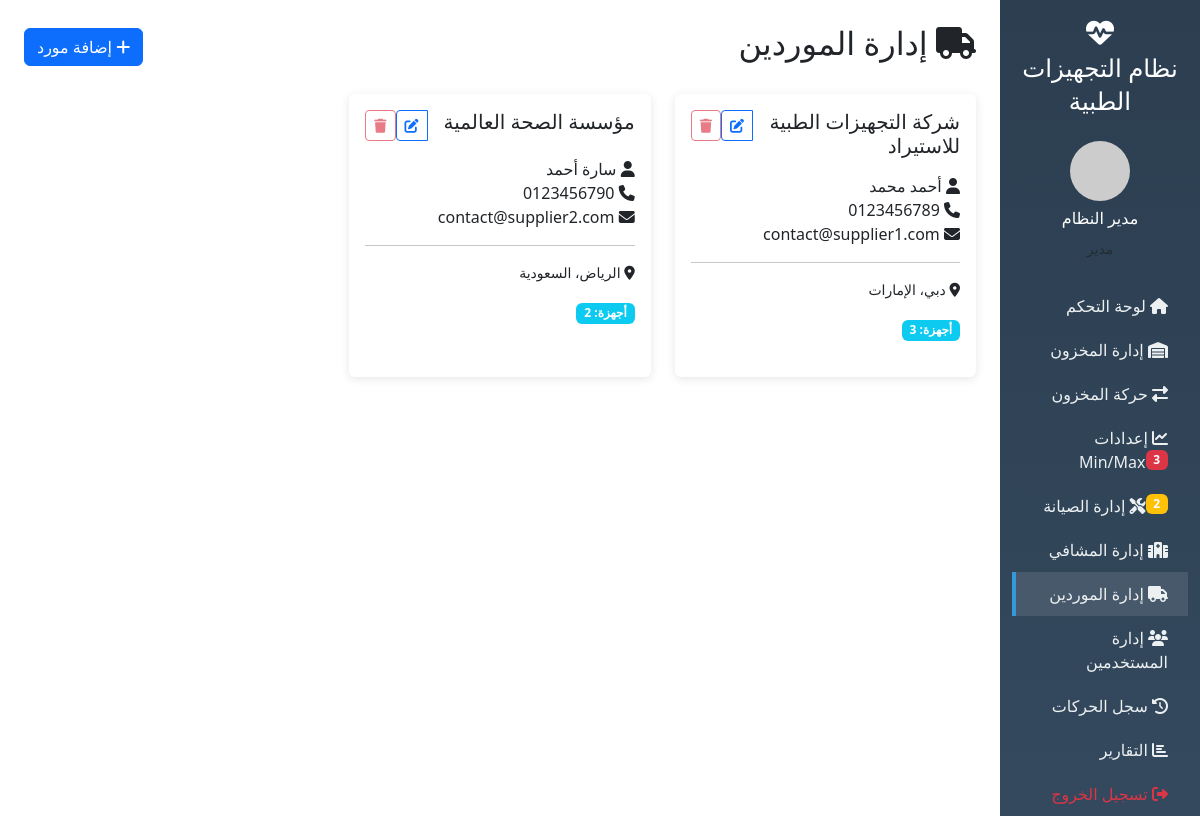
Page /suppliers.php (signed in) on the committed database.
### tables this page shows
CREATE TABLE suppliers (
    id INT AUTO_INCREMENT PRIMARY KEY,
    name VARCHAR(100) NOT NULL,
    contact_person VARCHAR(100),
    phone VARCHAR(20),
    email VARCHAR(100),
    address TEXT,
    notes TEXT,
    created_at TIMESTAMP DEFAULT CURRENT_TIMESTAMP,
    is_active BOOLEAN DEFAULT TRUE
);

### models/Supplier.php (called while the page is built, shortened)
<?php
class Supplier {
    private $pdo;
    public function __construct($pdo) {
        $this->pdo = $pdo;
    }
    public function getAll() {
        $stmt = $this->pdo->query("SELECT * FROM suppliers ORDER BY name");
        return $stmt->fetchAll();
    }
}

### suppliers.php (the view, shortened to what this page needs)
<?php
require_once __DIR__ . '/includes/header.php';
$suppliers = $supplierModel->getAll();
?>
<div class="d-flex justify-content-between align-items-center mb-4">
    <h2><i class="fas fa-truck"></i> إدارة الموردين</h2>
    <?php if ($_SESSION['role'] == 'admin'): ?>
    <button class="btn btn-primary" data-bs-toggle="modal" data-bs-target="#addSupplierModal">
        <i class="fas fa-plus"></i> إضافة مورد
    </button>
    <?php endif; ?>
</div>
<div class="row">
    <?php foreach ($suppliers as $sup):
        $deviceCount = $pdo->query("SELECT COUNT(*) FROM devices WHERE supplier_id = {$sup['id']}")->fetchColumn();
    ?>
    <div class="col-md-6 col-lg-4 mb-4">
        <div class="card h-100">
            <div class="card-body">
                <div class="d-flex justify-content-between align-items-start mb-3">
                    <h5 class="card-title mb-0"><?= htmlspecialchars($sup['name']) ?></h5>
                    <?php if ($_SESSION['role'] == 'admin'): ?>
                    <div class="btn-group">
                        <button class="btn btn-sm btn-outline-primary" onclick="showEditSupplierModal(<?= $sup['id'] ?>)">
                            <i class="fas fa-edit"></i>
                        </button>
                        <form method="POST" style="display:inline"
                              onsubmit="return confirm('هل أنت متأكد من حذف هذا المورد؟')">
                            <button type="submit" class="btn btn-sm btn-outline-danger"
                                <?= $deviceCount > 0 ? 'disabled' : '' ?> title="<?= $deviceCount > 0 ? 'لا يمكن الحذف لأنه مرتبط بأجهزة' : '' ?>">
                                <i class="fas fa-trash"></i>
                            </button>
                        </form>
                    </div>
                    <?php endif; ?>
                </div>
                <p class="card-text">
                    <?php if ($sup['contact_person']): ?>
                    <i class="fas fa-user"></i>
                    <?= htmlspecialchars($sup['contact_person']) ?><br>
                    <?php endif; ?>
                    <?php if ($sup['phone']): ?>
                    <i class="fas fa-phone"></i>
                    <?= htmlspecialchars($sup['phone']) ?><br>
                    <?php endif; ?>
                    <?php if ($sup['email']): ?>
                    <i class="fas fa-envelope"></i>
                    <?= htmlspecialchars($sup['email']) ?><br>
                    <?php endif; ?>
                </p>
                <?php if ($sup['address']): ?>
                <hr>
                <p class="card-text small">
                    <i class="fas fa-map-marker-alt"></i>
                    <?= nl2br(htmlspecialchars($sup['address'])) ?>
                </p>
                <?php endif; ?>
                <div class="mt-3">
                    <span class="badge bg-info">أجهزة: <?= $deviceCount ?></span>
                </div>
            </div>
        </div>
    </div>
    <?php endforeach; ?>
</div>
<?php
require_once __DIR__ . '/includes/footer.php';
?>

### includes/header.php (style rules this page uses)
.card { border: none; box-shadow: 0 2px 10px rgba(0,0,0,0.1); margin-bottom: 20px; }

### rows in the picture
suppliers: name "شركة التجهيزات الطبية للاستيراد", contact_person "أحمد محمد", phone "0123456789", email "contact@supplier1.com", address "دبي، الإمارات", deviceCount "3"
suppliers: name "مؤسسة الصحة العالمية", contact_person "سارة أحمد", phone "0123456790", email "contact@supplier2.com", address "الرياض، السعودية", id "2"

### other values in the picture
$_SESSION['full_name'] "مدير النظام"
$roles[$_SESSION['role']] "مدير"
count($minmaxAlerts) "3"
count($pending) "2"
